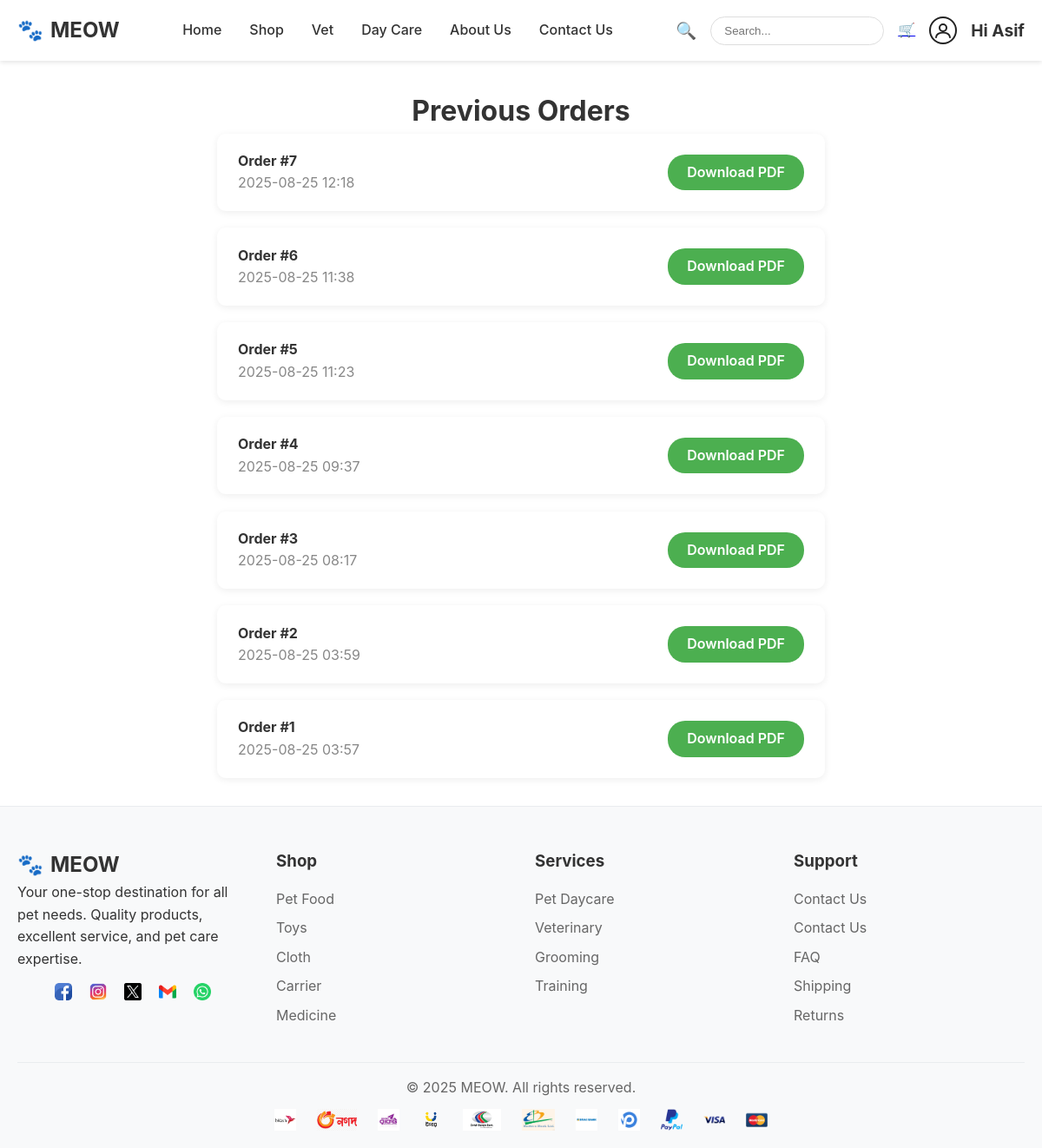
/shop/previous-orders/ (signed in), run on the app's committed database.
### users/models.py (models this page shows, shortened)
class CustomUser(AbstractUser):
    user_type = models.CharField(max_length=10, choices=USER_TYPE_CHOICES, default='user')
    is_seller = models.BooleanField(default=False)
    is_approved = models.BooleanField(default=False)
    photo = models.ImageField(upload_to='profile_photos/', blank=True, null=True)

### shop/models.py (models this page shows, shortened)
class Receipt(models.Model):
    user = models.ForeignKey(settings.AUTH_USER_MODEL, on_delete=models.CASCADE, related_name='receipts')
    pdf = models.FileField(upload_to='receipts/')
    created_at = models.DateTimeField(auto_now_add=True)
    order_summary = models.TextField(blank=True)  # Optional: store summary for quick display

### shop/views.py (the view)
# urls.py: path("previous-orders/", views.previous_orders, name="previous_orders"),
@login_required
def previous_orders(request):
    receipts = Receipt.objects.filter(user=request.user).order_by('-created_at')
    return render(request, "shop/previous_orders.html", {"receipts": receipts})

### templates/shop/previous_orders.html (shortened to what this page needs)
{% extends "base.html" %}
{% block content %}
<main class="main-content" style="max-width:700px;margin:2rem auto;">
    <h1 style="text-align:center;">Previous Orders</h1>
    {% if receipts %}
        <ul style="list-style:none;padding:0;">
            {% for receipt in receipts %}
            <li style="background:#fff;margin-bottom:1.2rem;padding:1.2rem 1.5rem;border-radius:10px;box-shadow:0 2px 8px rgba(0,0,0,0.07);display:flex;justify-content:space-between;align-items:center;">
                <div>
                    <strong>Order #{{ receipt.id }}</strong><br>
                    <span style="color:#888;">{{ receipt.created_at|date:"Y-m-d H:i" }}</span>
                </div>
                <a href="{% url 'shop:download_receipt' receipt.id %}" class="login-btn" style="background:#4caf50;">Download PDF</a>
            </li>
            {% endfor %}
        </ul>
    {% else %}
        <p style="text-align:center;">No previous orders found.</p>
    {% endif %}
</main>
{% endblock %}

### templates/base.html (shortened to what this page needs)
{% load static %}
<!DOCTYPE html>
<html lang="en">
<head>
</head>
<body>
<header>
    <div class="container">
        <div class="header-content">
            <div class="logo">MEOW</div>
            <nav>
                <ul>
                    <li><a href="{% url 'users:user_home_page' %}">Home</a></li>
                    <li><a href="{% url 'shop:shop' %}">Shop</a></li>
                    <li><a href="#">Vet</a></li>
                    <li><a href="{% url 'vets:clinic_list' %}">Day Care</a></li>
                    <li><a href="{% url 'about_us' %}">About Us</a></li>
                    <li><a href="{% url 'contact_us' %}">Contact Us</a></li>
                </ul>
            </nav>
            <div class="header-icons">
                {% if request.resolver_match.url_name != "login" and request.resolver_match.url_name != "register" %}
                    <span>🔍</span>
                    <input type="text" placeholder="Search..." class="search-bar">
                    <a href="{% url 'shop:cart' %}">🛒</a>
                    {% if user.is_authenticated %}
                        <a href="{% url 'users:profile' %}" class="profile-link" style="display:flex;align-items:center;gap:10px;">
                            <span style="display:inline-flex;align-items:center;">
                            </span>
                        </a>
                        <span style="font-weight:700; color: #333;">Hi {{ user.username }}</span>
                    {% endif %}
                {% endif %}
            </div>
        </div>
    </div>
</header>
<main>
    {% block content %}{% endblock %}
</main>
<footer>
    <div class="container">
        <div class="footer-content">
            <div class="footer-section">
                <div class="logo">MEOW</div>
                <p>Your one-stop destination for all pet needs. Quality products, excellent service, and pet care expertise.</p>
                <div class="social-icons">
                    <a href="https://www.facebook.com" target="_blank" class="social-icon">
                        <img src="{% static 'images/social_icon/facebook.png' %}" alt="Facebook">
                    </a>
                    <a href="https://www.instagram.com" target="_blank" class="social-icon">
                        <img src="{% static 'images/social_icon/instagram.png' %}" alt="Instagram">
                    </a>
                    <a href="https://www.twitter.com" target="_blank" class="social-icon">
                        <img src="{% static 'images/social_icon/twitter.png' %}" alt="Twitter">
                    </a>
                    <a href="mailto:yourmail@gmail.com" target="_blank" class="social-icon">
                        <img src="{% static 'images/social_icon/gmail.png' %}" alt="Gmail">
                    </a>
                    <a href="https://wa.me/1234567890" target="_blank" class="social-icon">
                        <img src="{% static 'images/social_icon/whatsapp.png' %}" alt="WhatsApp">
                    </a>
                </div>
            </div>
            <div class="footer-section">
                <h3>Shop</h3>
                <ul>
                    <li><a href="{% url 'shop:food' %}">Pet Food</a></li>
                    <li><a href="{% url 'shop:toy' %}">Toys</a></li>
                    <li><a href="{% url 'shop:cloth' %}">Cloth</a></li>
                    <li><a href="{% url 'shop:carrier' %}">Carrier</a></li>
                    <li><a href="{% url 'shop:medicine' %}">Medicine</a></li>
                </ul>
            </div>
            <div class="footer-section">
                <h3>Services</h3>
                <ul>
                    <li><a href="#">Pet Daycare</a></li>
                    <li><a href="#">Veterinary</a></li>
                    <li><a href="#">Grooming</a></li>
                    <li><a href="#">Training</a></li>
                </ul>
            </div>
            <div class="footer-section">
                <h3>Support</h3>
                <ul>
                    <li><a href="{% url 'users:contact_us' %}">Contact Us</a></li>
                    <li><a href="{% url 'about_us' %}">Contact Us</a></li>
                    <li><a href="#">FAQ</a></li>
                    <li><a href="#">Shipping</a></li>
                    <li><a href="#">Returns</a></li>
                </ul>
            </div>
        </div>
        <div class="footer-bottom">
            <p>&copy; 2025 MEOW. All rights reserved.</p>
            <div class="payment-methods">
                <div class="payment-method"><img src="{% static 'images/icon/bkash.png' %}" alt="Bkash"></div>
                <div class="payment-method"><img src="{% static 'images/icon/Nagad.png' %}" alt="Nagad"></div>
                <div class="payment-method"><img src="{% static 'images/icon/rocket.png' %}" alt="Rocket"></div>
                <div class="payment-method"><img src="{% static 'images/icon/upay.png' %}" alt="Upay"></div>
                <div class="payment-method"><img src="{% static 'images/icon/dbbl.jpg' %}" alt="DBBL"></div>
                <div class="payment-method"><img src="{% static 'images/icon/ebl.png' %}" alt="EBL"></div>
                <div class="payment-method"><img src="{% static 'images/icon/BRAC.png' %}" alt="Brac Bank"></div>
                <div class="payment-method"><img src="{% static 'images/icon/pathao_pay.png' %}" alt="Pathao Pay"></div>
                <div class="payment-method"><img src="{% static 'images/icon/paypal.png' %}" alt="PayPal"></div>
                <div class="payment-method"><img src="{% static 'images/icon/visa.png' %}" alt="Visa"></div>
                <div class="payment-method"><img src="{% static 'images/icon/card.png' %}" alt="MasterCard"></div>
            </div>
        </div>
    </div>
</footer>
</body>
</html>

### templates/base.html (style rules this page uses)
* { margin: 0; padding: 0; box-sizing: border-box; }
body { font-family: -apple-system, BlinkMacSystemFont, 'Segoe UI', Roboto, Oxygen, Ubuntu, Cantarell, sans-serif; line-height: 1.6; color: #333; }
.container { max-width: 1200px; margin: 0 auto; padding: 0 20px; }
header { background: white; padding: 1rem 0; box-shadow: 0 2px 5px rgba(0,0,0,0.1); position: sticky; top: 0; z-index: 100; }
.header-content { display: flex; justify-content: space-between; align-items: center; }
.logo { display: flex; align-items: center; font-size: 1.5rem; font-weight: bold; color: #333; }
.logo::before { content: "🐾"; margin-right: 8px; }
nav ul { display: flex; list-style: none; gap: 2rem; }
nav a { text-decoration: none; color: #333; font-weight: 500; transition: color 0.3s; }
.header-icons { display: flex; gap: 1rem; align-items: center; }
.header-icons span { cursor: pointer; font-size: 1.2rem; }
.search-bar { padding: 8px 15px; border: 1px solid #ddd; border-radius: 20px; outline: none; width: 200px; }
.login-btn { background: #ff6b35; color: white; border: none; border-radius: 20px; padding: 8px 22px; font-weight: 600; cursor: pointer; text-decoration: none; margin-left: 18px; transition: background 0.2s; }
footer { background: #f8f9fa; color: #333; padding: 3rem 0 1rem; border-top: 1px solid #e9ecef; }
.footer-content { display: grid; grid-template-columns: repeat(auto-fit, minmax(250px, 1fr)); gap: 2rem; margin-bottom: 2rem; }
.footer-section h3 { margin-bottom: 1rem; color: #333; font-weight: bold; }
.footer-section ul { list-style: none; }
.footer-section ul li { margin-bottom: 0.5rem; }
.footer-section ul li a { color: #666; text-decoration: none; }
.footer-bottom { border-top: 1px solid #e9ecef; padding-top: 1rem; text-align: center; color: #666; }
.footer-section p { margin-bottom: 15px; }
.social-icons { display: flex; justify-content: center; align-items: center; gap: 20px; }
.social-icon img { height: 20px; width: auto; display: block; transition: transform 0.2s; }
.payment-methods { margin-top: 0.5rem; display: flex; justify-content: center; gap: 8px; }
.payment-method { padding: 4px 8px; border-radius: 3px; font-size: 11px; font-weight: bold; color: white; }
.payment-method img { height: 25px; width: auto; display: block; }

### data on the page
CustomUser: username "Asif"
Receipt: id "7", created_at "2025-08-25 12:18"
Receipt: id "6", created_at "2025-08-25 11:38"
Receipt: id "5", created_at "2025-08-25 11:23"
Receipt: id "4", created_at "2025-08-25 09:37"
Receipt: id "3", created_at "2025-08-25 08:17"
Receipt: id "2", created_at "2025-08-25 03:59"
Receipt: id "1", created_at "2025-08-25 03:57"
